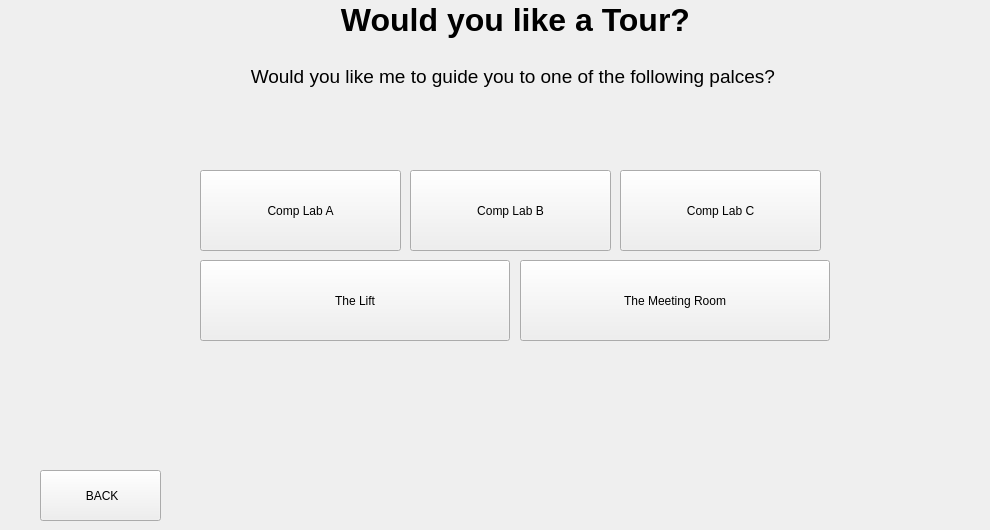
    <widget class="QWidget" name="Tour">
     <widget class="QPushButton" name="Tour_Back">
      <property name="geometry">
       <rect>
        <x>40</x>
        <y>470</y>
        <width>121</width>
        <height>51</height>
       </rect>
      </property>
      <property name="text">
       <string> BACK</string>
      </property>
      <property name="icon">
       <iconset>
        <normaloff>../../../../../../Downloads/home.jpg</normaloff>../../../../../../Downloads/home.jpg</iconset>
      </property>
      <property name="iconSize">
       <size>
        <width>40</width>
        <height>40</height>
       </size>
      </property>
     </widget>
     <widget class="QLabel" name="Tour_Title">
      <property name="geometry">
       <rect>
        <x>50</x>
        <y>0</y>
        <width>931</width>
        <height>91</height>
       </rect>
      </property>
      <property name="text">
       <string>&lt;html&gt;&lt;head/&gt;&lt;body&gt;&lt;p align=&quot;center&quot;&gt;&lt;span style=&quot; font-size:24pt; font-weight:600;&quot;&gt;Would you like a Tour?&lt;/span&gt;&lt;/p&gt;&lt;p align=&quot;center&quot;&gt;&lt;br/&gt;&lt;span style=&quot; font-size:14pt;&quot;&gt;Would you like me to guide you to one of the following palces? &lt;/span&gt;&lt;/p&gt;&lt;/body&gt;&lt;/html&gt;</string>
      </property>
     </widget>
     <widget class="QPushButton" name="Tour_Lab_C">
      <property name="geometry">
       <rect>
        <x>620</x>
        <y>170</y>
        <width>201</width>
        <height>81</height>
       </rect>
      </property>
      <property name="text">
       <string>Comp Lab C</string>
      </property>
     </widget>
     <widget class="QPushButton" name="Tour_Lift">
      <property name="geometry">
       <rect>
        <x>200</x>
        <y>260</y>
        <width>310</width>
        <height>81</height>
       </rect>
      </property>
      <property name="text">
       <string>The Lift</string>
      </property>
     </widget>
     <widget class="QPushButton" name="Tour_Lab_A">
      <property name="geometry">
       <rect>
        <x>200</x>
        <y>170</y>
        <width>201</width>
        <height>81</height>
       </rect>
      </property>
      <property name="text">
       <string>Comp Lab A</string>
      </property>
     </widget>
     <widget class="QPushButton" name="Tour_Office">
      <property name="geometry">
       <rect>
        <x>520</x>
        <y>260</y>
        <width>310</width>
        <height>81</height>
       </rect>
      </property>
      <property name="text">
       <string>The Meeting Room</string>
      </property>
     </widget>
     <widget class="QPushButton" name="Tour_Lab_B">
      <property name="geometry">
       <rect>
        <x>410</x>
        <y>170</y>
        <width>201</width>
        <height>81</height>
       </rect>
      </property>
      <property name="text">
       <string>Comp Lab B</string>
      </property>
     </widget>
    </widget>
